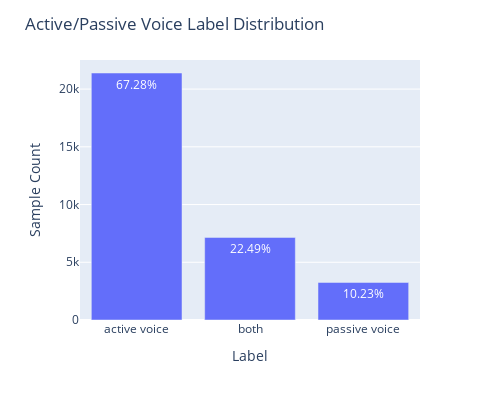

Notebook cell for this chart:
### Markdown cell above
# apv

### Code cell
c = "apv"
idx_mapping = {0: "passive voice", 1: "active voice", 2: "both"}
df_fig = df[c].value_counts().reset_index().rename(columns={"index": "Label", c: "Sample Count"})
df_fig["Label"] = df_fig["Label"].apply(lambda val: idx_mapping[val])
N = df_fig["Sample Count"].sum()
df_fig["Percentage"] = df_fig["Sample Count"].apply(lambda val: f"{(100.0 * val / N):.2f}%")
fig = px.bar(df_fig, x=df_fig["Label"], y=df_fig["Sample Count"], text=df_fig["Percentage"])
fig = fig.update_layout(
    {
        "title": "Active/Passive Voice Label Distribution"
    },
    width=500,
    height=400
)
fig.write_image(str(pathlib.Path(results_dir, f"{c}_distribution.png")))
fig

### Figure 1 — Plotly figure (JSON) as saved in the notebook; plotly's stock layout.template omitted (floating-point values rounded to 4 significant figures)
{"data": [{"alignmentgroup": "True", "hovertemplate": "Label=%{x}<br>Sample Count=%{y}<br>Percentage=%{text}<extra></extra>", "legendgroup": "", "marker": {"color": "#636efa", "pattern": {"shape": ""}}, "name": "", "offsetgroup": "", "orientation": "v", "showlegend": false, "text": ["67.28%", "22.49%", "10.23%"], "textposition": "auto", "type": "bar", "x": ["active voice", "both", "passive voice"], "xaxis": "x", "y": [21394, 7153, 3252], "yaxis": "y"}], "layout": {"barmode": "relative", "height": 400, "legend": {"tracegroupgap": 0}, "margin": {"t": 60}, "title": {"text": "Active/Passive Voice Label Distribution"}, "width": 500, "xaxis": {"anchor": "y", "domain": [0, 1], "title": {"text": "Label"}}, "yaxis": {"anchor": "x", "domain": [0, 1], "title": {"text": "Sample Count"}}}}
